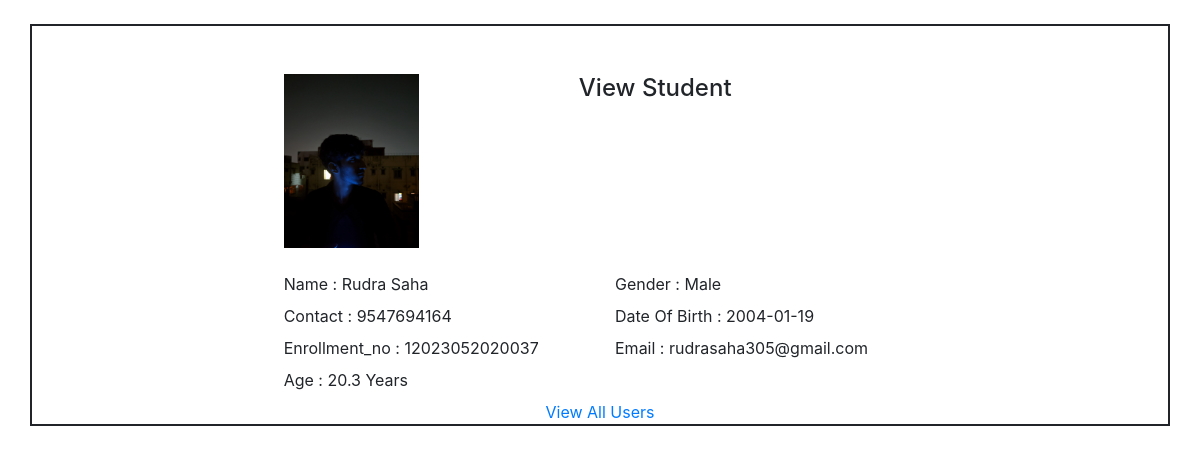
The app's page /1/view_user with its own data.
### tables this page shows
CREATE TABLE users (id INTEGER PRIMARY KEY AUTOINCREMENT, name TEXT , email TEXT, gender TEXT, contact TEXT, dob date, Enrollment_no TEXT , profile_pic BLOB);

### crud.py (the view)
@app.route("/<int:id>/view_user", methods=("GET", "POST"))
def view_user(id):
    row = get_post(id)
    with sqlite3.connect("users.db") as con:
        cur = con.cursor()
        filename_or = row["profile_pic"]
        packages =  con.execute('Select date(dob) FROM users WHERE id = ?', (id,)).fetchone()
        for dob in packages:
            dob = datetime.strptime(dob, '%Y-%m-%d')
            age = (datetime.today() - dob).days/365
            age = round(age, 1)
    return render_template("view_user.html",row = row, now_date = age,)

### crud.py (called while the page is built)
def get_post(id):
    con = sqlite3.connect("users.db")
    con.row_factory = sqlite3.Row
    user = con.execute('SELECT * FROM users WHERE id = ?',(id,)).fetchone()
    con.close()
    if user is None:
        abort(404)
    return user

### Templates/view_user.html (shortened to what this page needs)
<!DOCTYPE html>
<html>
  <head>
    <link
      rel="stylesheet"
      href="https://maxcdn.bootstrapcdn.com/bootstrap/4.4.1/css/bootstrap.min.css"
    />
    <link
      rel="stylesheet"
      href="https://cdnjs.cloudflare.com/ajax/libs/font-awesome/4.7.0/css/font-awesome.min.css"
    />
  </head>
  <body>
    <section class="contact-from pt-4">
      <div class="container" style="border: 2px solid">
        <div class="row mt-5">
          <div class="col-md-7 mx-auto">
            <div class="form-wrapper">
              <div class="row">
                <img
                  src="/static/Uploads/{{row['profile_pic']}}"
                  class="col-md-3 mb-2"
                  alt=""
                />
                <div class="col-md-8">
                  <h4 class="text-center">View Student</h4>
                </div>
              </div>
              <div class="row mt-3">
                <div class="col-md-6">
                  <label>Name :</label> {{row["name"]}}
                </div>
                <div class="col-md-6">
                  <label>Gender :</label> {{row["gender"]}}
                </div>
                <div class="col-md-6">
                  <label>Contact :</label> {{row["contact"]}}
                </div>
                <div class="col-md-6">
                  <label>Date Of Birth :</label> {{row["dob"]}}
                </div>
                <div class="col-md-6">
                  <label>Enrollment_no :</label> {{row["Enrollment_no"]}}
                </div>
                <div class="col-md-6">
                  <label>Email :</label> {{row["email"]}}
                </div>
                <div class="col-md-6">
                  <label>Age :</label> {{now_date}} Years
                </div>
              </div>
              <div class="row">
                <a href="/view" class="col-md-12 text-center">View All Users</a>
              </div>
            </div>
          </div>
        </div>
      </div>
    </section>
  </body>
</html>

### records on screen
users: profile_pic (picture), name "Rudra Saha", gender "Male", contact "9547694164", dob "2004-01-19", Enrollment_no "12023052020037", email "rudrasaha305@gmail.com"

### other values on screen
{{ now_date }} "20.3"
